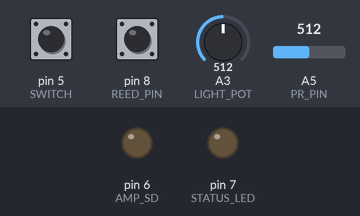
Simulated run of this sketch. Board: Arduino Uno, built with avr-gcc and run on an emulated ATmega328P. Parts: output pins drawn as LEDs (lit = HIGH). Inputs (shaded band) come from the test bench; at power-on: A5 (PR_PIN) = 512, pin 8 (REED_PIN) HIGH, pin 5 (SWITCH) HIGH, A3 (LIGHT_POT) = 512. Storage starts empty; random numbers use the default seed unless the sketch sets one; the audio player accepts every command and is not drawn; what the sketch prints to the serial monitor is not drawn.

Above: at 0.8 s.
0.9 s: A5 (PR_PIN) set to 522
At 1.9 s:
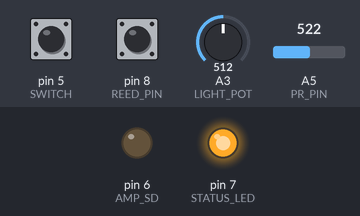
2.4 s: A5 (PR_PIN) set to 511
At 3.0 s:
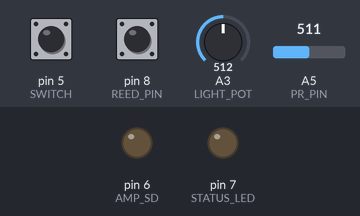
3.9 s: A5 (PR_PIN) set to 716
At 5.1 s:
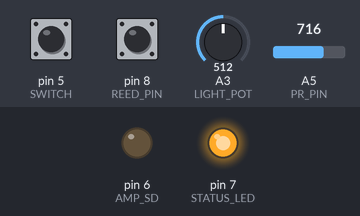
5.4 s: pin 8 (REED_PIN) pulsed LOW 2 times (0.12 s each, 0.3 s apart)
Timing chart, 0 to 8.4 s (numbered marks = the images above; inputs shaded):
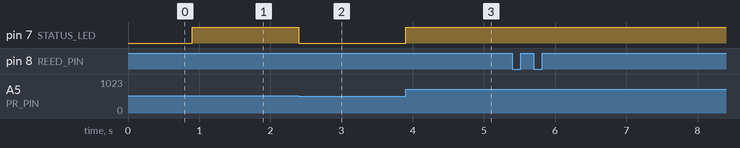

Measured:
- the behaviour switches between 512 and 513 on A5 (PR_PIN) (found by bisection; images 0 and 1)
- after the input at 0.9 s, pin 7 (STATUS_LED): LOW → HIGH at once
- after the input at 2.4 s, pin 7 (STATUS_LED): HIGH → LOW at once
- after the input at 3.9 s, pin 7 (STATUS_LED): LOW → HIGH at once

The sketch:

Playtest.ino
```cpp
#include "SD.h"
#include "SPI.h"
#include "TMRpcm.h"

#define SD_ChipSelectPin 10
#define REED_PIN 8
#define PR_PIN A5
#define SPEAKER_PIN 9
#define STATUS_LED 7
#define LIGHT_POT A3
#define SWITCH 5
#define AMP_SD 6

TMRpcm music;

void setup() {
  pinMode(REED_PIN, INPUT_PULLUP);
  pinMode(SWITCH, INPUT_PULLUP);
  pinMode(AMP_SD, OUTPUT);
  pinMode(STATUS_LED, OUTPUT);
  digitalWrite(AMP_SD, LOW);
  music.speakerPin = SPEAKER_PIN;
  Serial.begin(9600);

  // Initialize SD card
  if (!SD.begin(SD_ChipSelectPin)) {
      Serial.println("SD Fail");
    while (true) {
    }
  }
  Serial.println("SD Works");

  // Count how many songs there are
  File root = SD.open("/");
  int numFiles = getNumFiles(root);
  root.close();

  music.setVolume(4);

  // Initialize Variables
  bool doorOpen = true;
  int door = LOW;
  while (true) {
    // Make sure it's not night
    if (analogRead(PR_PIN) > analogRead(LIGHT_POT) && digitalRead(SWITCH) == HIGH) {
      digitalWrite(STATUS_LED, HIGH);

      // Check if door is open or not
      door = digitalRead(REED_PIN);

      if (door == HIGH && !doorOpen) {
        // Reset random seed
        randomSeed(millis());

        // Picks random song
        int song = random(0, numFiles);
        String file = String(song);
        file += ".wav";
        Serial.println(file);

        // Plays song
        music.play(string2char(file));
        digitalWrite(AMP_SD,HIGH);
        while (music.isPlaying() == 1 && digitalRead(REED_PIN) == HIGH) {
        }

        // When song is done, or door is shut, ends song
        digitalWrite(AMP_SD, LOW);
        music.disable();
        doorOpen = true;

      }
      // Door is shut, resets
      else if (door == LOW) {
        doorOpen = false;
        delay(100);
      }
    } else {
      digitalWrite(STATUS_LED, LOW);
    }
  }
}

// Counts how many files are in a directory
int getNumFiles(File dir) {
  int count = 0;
  while (true) {
    File entry = dir.openNextFile();
    if (!entry) {
      break;
    }
    if (!entry.isDirectory()) {
      count++;
    }
    entry.close();
  }
  return count;
}

// Turns a string into a char pointer array
char* string2char(String str) {
  if (str.length() != 0) {
    char* p = const_cast<char*>(str.c_str());
    return p;
  }
}

void loop() {
}
```
